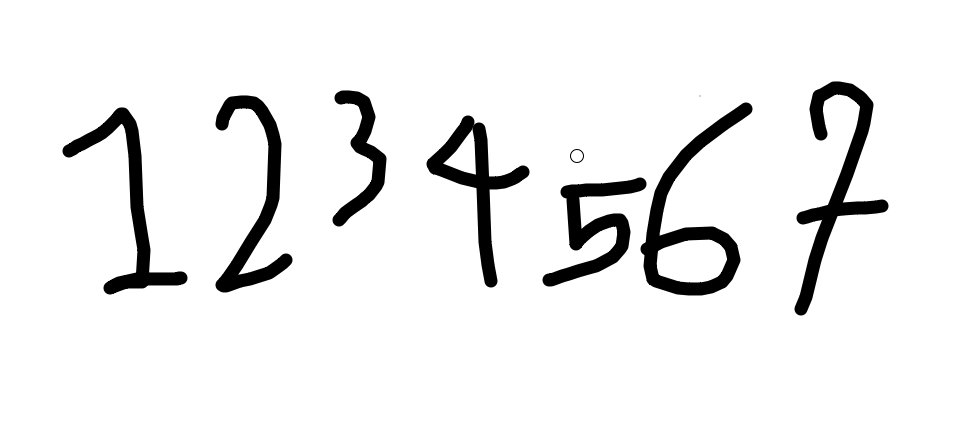
#> input picture watershade/image3.png, 960 x 430 px, found by its file name
$ python watershadeAlgo.py
#> lines starting #> are read from the running program, lines starting #| are printed output that depends on the picture; after the words box and inside, x2 and y2 are one past the last pixel; in counts of white or black regions, pixels touching at a corner belong together
import cv2 as cv
from matplotlib import pyplot as plt
import numpy as np

# This is image segmentation of an image

image = cv.imread('watershade/image3.png')
#> image is the input picture: shape (430, 960, 3); min 0, max 255, mean 237

print(image)
#> (printed output is left out)
gray = cv.cvtColor(image, cv.COLOR_BGR2GRAY)

_, binary = cv.threshold(gray, 0, 255, cv.THRESH_BINARY_INV)
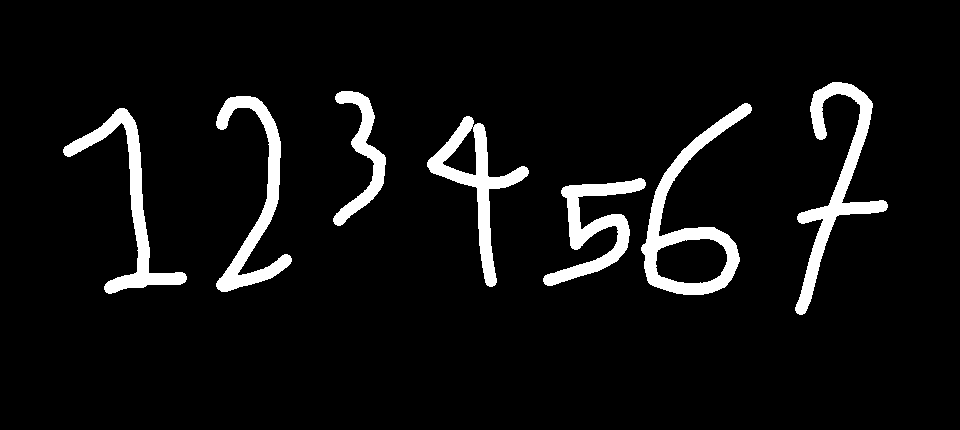
#> binary: shape (430, 960); 6.4% white; 7 white regions


contours, _ = cv.findContours(binary, cv.RETR_EXTERNAL, cv.CHAIN_APPROX_SIMPLE)
#> contours = 7 contours; box (x1, y1, x2, y2) and area: (641, 103, 752, 295) 7100, (795, 82, 888, 315) 4307, (427, 116, 529, 287) 4288, (216, 96, 292, 292) 3562, (63, 108, 187, 294) 3535, (543, 178, 646, 286) 3206, (333, 91, 386, 226) 2024

digits = []


for contour in contours:
    x, y, w, h, = cv.boundingRect(contour)

    if w > 10 and h > 20:
        digit = binary[y:y+h, x:x+w]
        digits.append([x, digit])

        plt.imshow(digit)
        plt.show()
#> this loop made 7 passes
#> (x, y, w, h) on passes 1 to 7: (543, 178, 103, 108), (427, 116, 102, 171), (63, 108, 124, 186), (641, 103, 111, 192), (216, 96, 76, 196), (333, 91, 53, 135), (795, 82, 93, 233)
#> pass 1, `digit = binary[y:y+h, x:x+w]`:
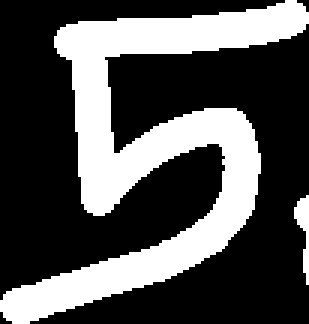
#> digit: shape (108, 103) (shown 3 times larger); 32% white; 2 white regions, box (x1, y1, x2, y2) and area: (0, 0, 103, 108) 3484, (98, 65, 103, 95) 71
#> pass 2, `digit = binary[y:y+h, x:x+w]`:
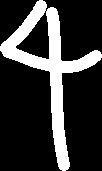
#> digit: shape (171, 102); 21.3% white; 1 white region, box (x1, y1, x2, y2) and area: (0, 0, 102, 171) 3717
#> pass 3, `digit = binary[y:y+h, x:x+w]`:
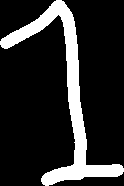
#> digit: shape (186, 124); 16.6% white; 1 white region, box (x1, y1, x2, y2) and area: (0, 0, 124, 186) 3838
#> after the loop, digits = 7 items

$ run again, with watershade/image1.png copied over watershade/image3.png
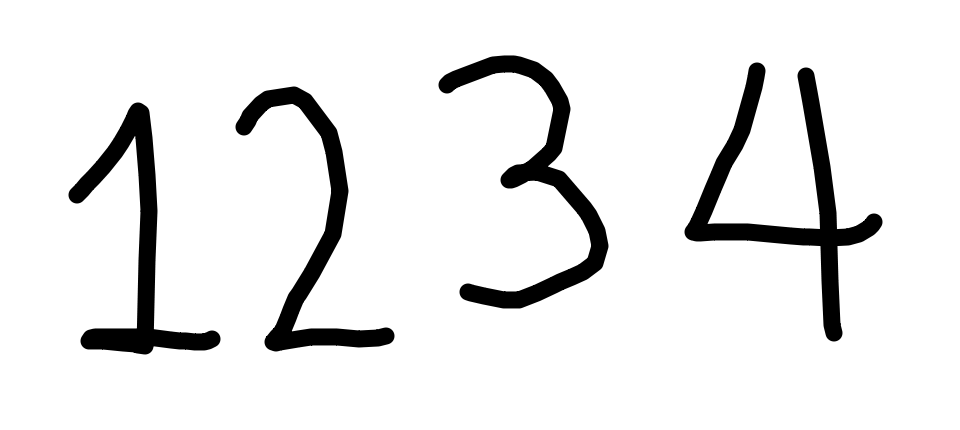
#> input picture watershade/image1.png, 960 x 430 px, found by its file name
#> image is the input picture: shape (430, 960, 3); min 0, max 255, mean 233
#> (printed output is left out)
#> `_, binary = cv.threshold(gray, 0, 255, cv.THRESH_BINARY_INV)`:
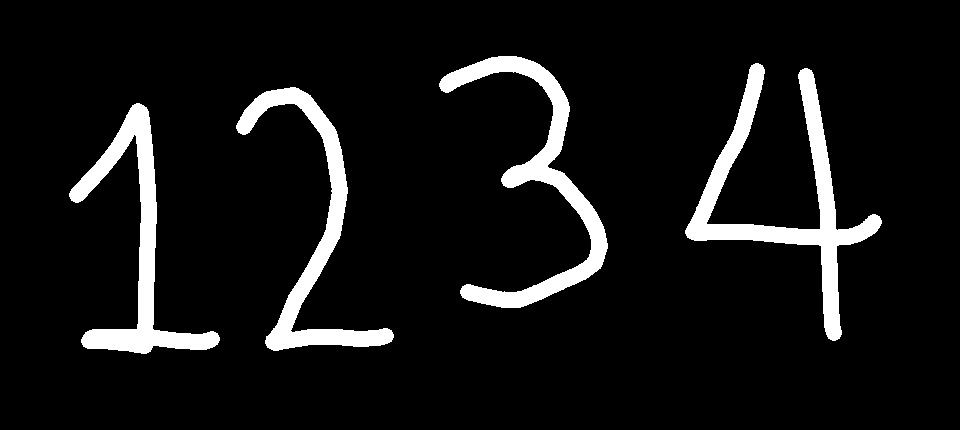
#> binary: shape (430, 960); 8.1% white; 4 white regions
#> contours = 4 contours; box (x1, y1, x2, y2) and area: (685, 63, 882, 341) 9356, (439, 56, 608, 308) 7708, (69, 103, 220, 354) 7308, (236, 87, 394, 351) 6940
#> the loop `for contour in contours:` made 4 passes
#> (x, y, w, h) on passes 1 to 4: (69, 103, 151, 251), (236, 87, 158, 264), (685, 63, 197, 278), (439, 56, 169, 252)
#> pass 3, `digit = binary[y:y+h, x:x+w]`:
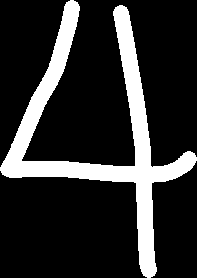
#> digit: shape (278, 197); 18.2% white; 1 white region, box (x1, y1, x2, y2) and area: (0, 0, 197, 278) 9963
#> after the loop `for contour in contours:`: digits = 4 items

$ run again, with watershade/image2.png copied over watershade/image3.png
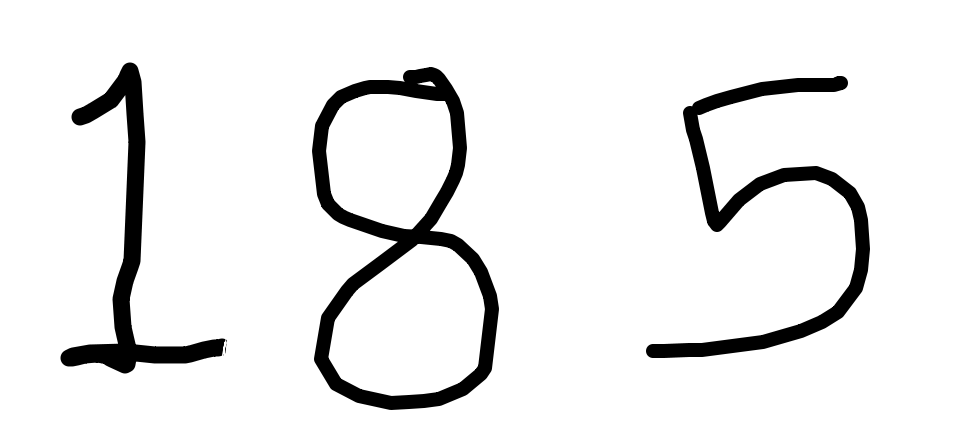
#> input picture watershade/image2.png, 960 x 430 px, found by its file name
#> image is the input picture: shape (430, 960, 3); min 0, max 255, mean 233.9
#> (printed output is left out)
#> `_, binary = cv.threshold(gray, 0, 255, cv.THRESH_BINARY_INV)`:
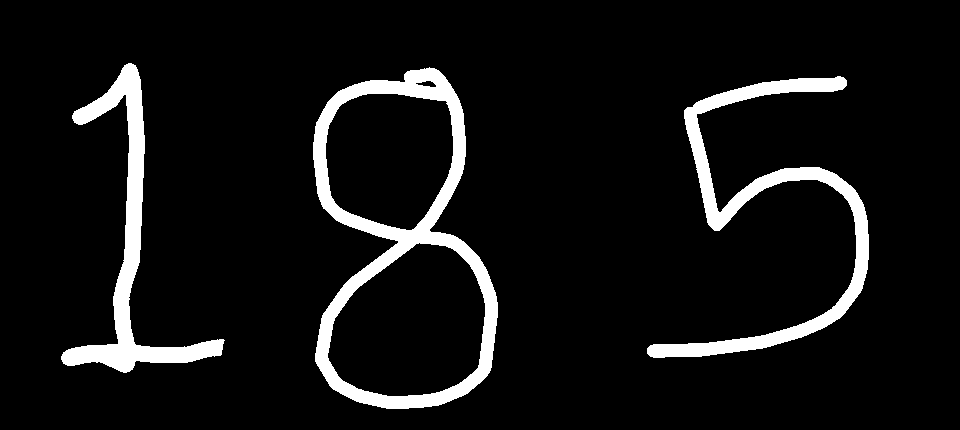
#> binary: shape (430, 960); 7.7% white; 3 white regions
#> contours = 3 contours; box (x1, y1, x2, y2) and area: (313, 67, 498, 409) 45148, (647, 76, 869, 358) 9084, (61, 63, 225, 373) 7946
#> the loop `for contour in contours:` made 3 passes
#> (x, y, w, h) on passes 1 to 3: (647, 76, 222, 282), (313, 67, 185, 342), (61, 63, 164, 310)
#> pass 3, `digit = binary[y:y+h, x:x+w]`:
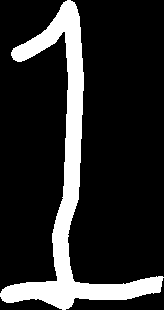
#> digit: shape (310, 164); 16.6% white; 1 white region, box (x1, y1, x2, y2) and area: (0, 0, 164, 310) 8445
#> after the loop `for contour in contours:`: digits = 3 items

$ run again, with watershade/image4.png copied over watershade/image3.png
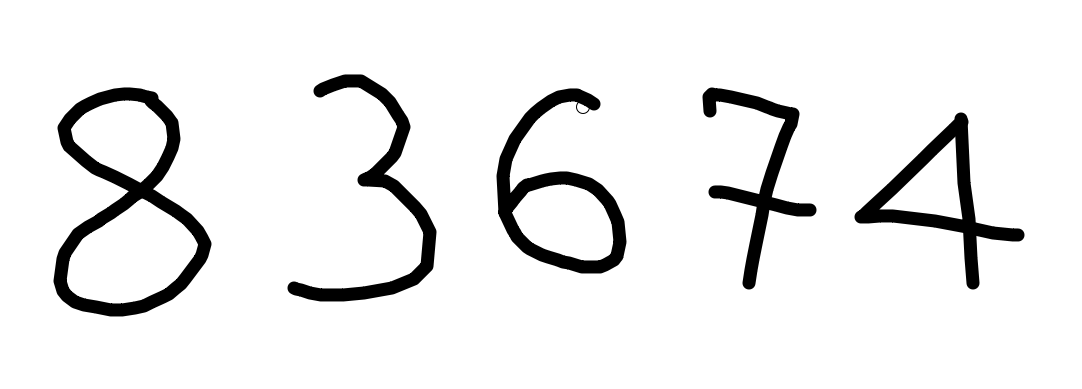
#> input picture watershade/image4.png, 1082 x 389 px, found by its file name
#> image is the input picture: shape (389, 1082, 3); min 0, max 255, mean 235.5
#> (printed output is left out)
#> `_, binary = cv.threshold(gray, 0, 255, cv.THRESH_BINARY_INV)`:
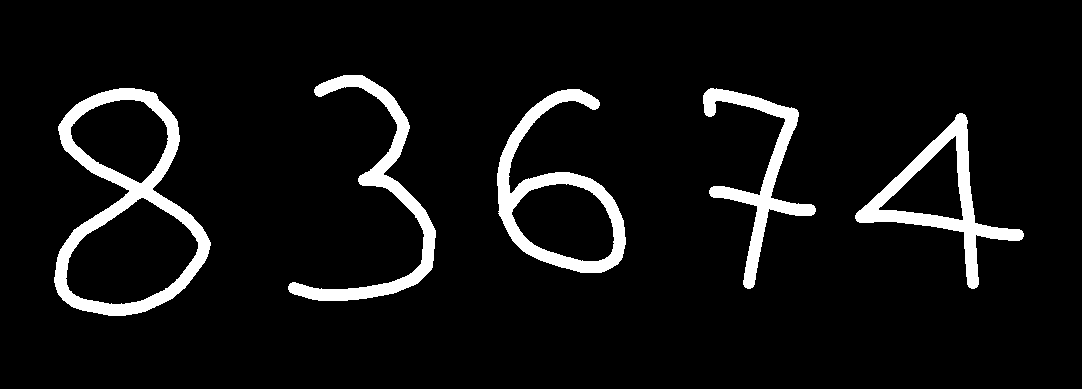
#> binary: shape (389, 1082); 7% white; 5 white regions
#> contours = 5 contours; box (x1, y1, x2, y2) and area: (54, 88, 211, 316) 22854, (497, 89, 626, 273) 11334, (855, 113, 1024, 289) 8443, (288, 75, 436, 301) 4910, (703, 88, 816, 289) 4158
#> the loop `for contour in contours:` made 5 passes
#> (x, y, w, h) on passes 1 to 5: (855, 113, 169, 176), (497, 89, 129, 184), (703, 88, 113, 201), (54, 88, 157, 228), (288, 75, 148, 226)
#> pass 3, `digit = binary[y:y+h, x:x+w]`:
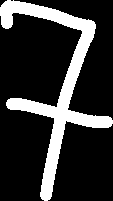
#> digit: shape (201, 113); 19.9% white; 1 white region, box (x1, y1, x2, y2) and area: (0, 0, 113, 201) 4526
#> after the loop `for contour in contours:`: digits = 5 items
